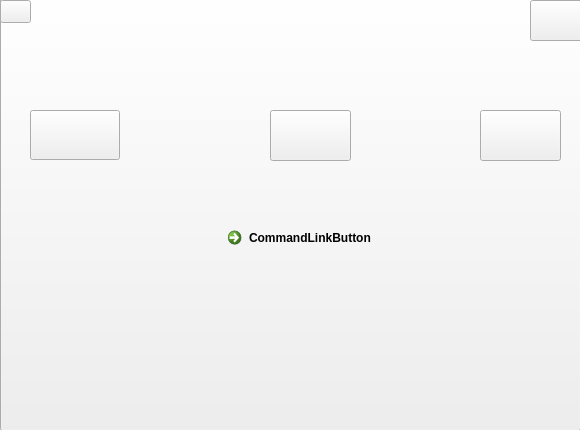
<?xml version="1.0" encoding="UTF-8"?>
<ui version="4.0">
 <class>start</class>
 <widget class="QWidget" name="start">
  <property name="geometry">
   <rect>
    <x>0</x>
    <y>0</y>
    <width>580</width>
    <height>430</height>
   </rect>
  </property>
  <property name="windowTitle">
   <string>Baking Quest Main Menu</string>
  </property>
  <property name="windowIcon">
   <iconset>
    <normaloff>sprites/MJ_left.png</normaloff>sprites/MJ_left.png</iconset>
  </property>
  <widget class="QPushButton" name="pushButton">
   <property name="geometry">
    <rect>
     <x>30</x>
     <y>110</y>
     <width>90</width>
     <height>50</height>
    </rect>
   </property>
   <property name="text">
    <string/>
   </property>
   <property name="icon">
    <iconset>
     <normaloff>newgame_button.png</normaloff>newgame_button.png</iconset>
   </property>
   <property name="iconSize">
    <size>
     <width>90</width>
     <height>55</height>
    </size>
   </property>
  </widget>
  <widget class="QPushButton" name="pushButton_2">
   <property name="geometry">
    <rect>
     <x>270</x>
     <y>110</y>
     <width>81</width>
     <height>51</height>
    </rect>
   </property>
   <property name="text">
    <string/>
   </property>
   <property name="icon">
    <iconset>
     <normaloff>continuegame_button.png</normaloff>continuegame_button.png</iconset>
   </property>
   <property name="iconSize">
    <size>
     <width>150</width>
     <height>51</height>
    </size>
   </property>
  </widget>
  <widget class="QPushButton" name="pushButton_3">
   <property name="geometry">
    <rect>
     <x>480</x>
     <y>110</y>
     <width>81</width>
     <height>51</height>
    </rect>
   </property>
   <property name="text">
    <string/>
   </property>
   <property name="icon">
    <iconset>
     <normaloff>leveleditor_button.png</normaloff>leveleditor_button.png</iconset>
   </property>
   <property name="iconSize">
    <size>
     <width>90</width>
     <height>51</height>
    </size>
   </property>
  </widget>
  <widget class="QPushButton" name="pushButton_5">
   <property name="enabled">
    <bool>true</bool>
   </property>
   <property name="geometry">
    <rect>
     <x>0</x>
     <y>-10</y>
     <width>581</width>
     <height>441</height>
    </rect>
   </property>
   <property name="text">
    <string/>
   </property>
   <property name="icon">
    <iconset>
     <normaloff>startscreen.png</normaloff>startscreen.png</iconset>
   </property>
   <property name="iconSize">
    <size>
     <width>613</width>
     <height>440</height>
    </size>
   </property>
  </widget>
  <widget class="QPushButton" name="pushButton_4">
   <property name="geometry">
    <rect>
     <x>0</x>
     <y>0</y>
     <width>31</width>
     <height>23</height>
    </rect>
   </property>
   <property name="text">
    <string/>
   </property>
   <property name="icon">
    <iconset>
     <normaloff>help_button.png</normaloff>help_button.png</iconset>
   </property>
   <property name="iconSize">
    <size>
     <width>37</width>
     <height>25</height>
    </size>
   </property>
  </widget>
  <widget class="QPushButton" name="pushButton_6">
   <property name="geometry">
    <rect>
     <x>530</x>
     <y>0</y>
     <width>61</width>
     <height>41</height>
    </rect>
   </property>
   <property name="text">
    <string/>
   </property>
   <property name="icon">
    <iconset>
     <normaloff>quit_button.png</normaloff>quit_button.png</iconset>
   </property>
   <property name="iconSize">
    <size>
     <width>85</width>
     <height>85</height>
    </size>
   </property>
  </widget>
  <widget class="QCommandLinkButton" name="commandLinkButton">
   <property name="geometry">
    <rect>
     <x>220</x>
     <y>220</y>
     <width>168</width>
     <height>41</height>
    </rect>
   </property>
   <property name="text">
    <string>CommandLinkButton</string>
   </property>
  </widget>
  <zorder>pushButton_5</zorder>
  <zorder>pushButton</zorder>
  <zorder>pushButton_2</zorder>
  <zorder>pushButton_3</zorder>
  <zorder>pushButton_4</zorder>
  <zorder>pushButton_6</zorder>
  <zorder>commandLinkButton</zorder>
 </widget>
 <resources/>
 <connections/>
</ui>
